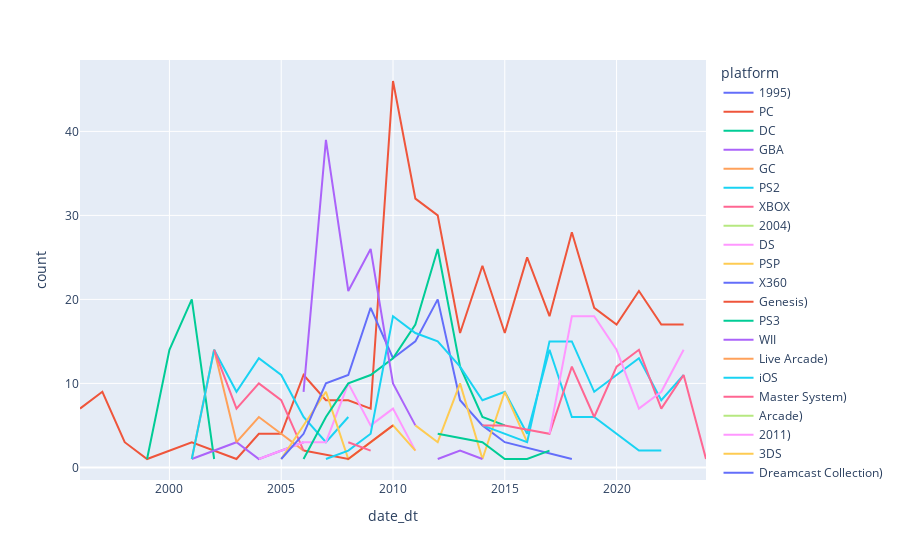

The notebook cell this image was saved under:
### Code cell
px.line(df.groupby(by=[df['date_dt'].dt.year, df['platform']]).size().to_frame().reset_index().rename(columns={0:'count'}), x='date_dt', y='count', color='platform')

### Figure 1 — Plotly figure (JSON) as saved in the notebook; plotly's stock layout.template omitted (floating-point values rounded to 4 significant figures)
{"data": [{"hovertemplate": "platform=1995)<br>date_dt=%{x}<br>count=%{y}<extra></extra>", "legendgroup": "1995)", "line": {"color": "#636efa", "dash": "solid"}, "marker": {"symbol": "circle"}, "mode": "lines", "name": "1995)", "orientation": "v", "showlegend": true, "type": "scatter", "x": [1996], "xaxis": "x", "y": [1], "yaxis": "y"}, {"hovertemplate": "platform=PC<br>date_dt=%{x}<br>count=%{y}<extra></extra>", "legendgroup": "PC", "line": {"color": "#EF553B", "dash": "solid"}, "marker": {"symbol": "circle"}, "mode": "lines", "name": "PC", "orientation": "v", "showlegend": true, "type": "scatter", "x": [1996, 1997, 1998, 1999, 2001, 2003, 2004, 2005, 2006, 2007, 2008, 2009, 2010, 2011, 2012, 2013, 2014, 2015, 2016, 2017, 2018, 2019, 2020, 2021, 2022, 2023], "xaxis": "x", "y": [7, 9, 3, 1, 3, 1, 4, 4, 11, 8, 8, 7, 46, 32, 30, 16, 24, 16, 25, 18, 28, 19, 17, 21, 17, 17], "yaxis": "y"}, {"hovertemplate": "platform=DC<br>date_dt=%{x}<br>count=%{y}<extra></extra>", "legendgroup": "DC", "line": {"color": "#00cc96", "dash": "solid"}, "marker": {"symbol": "circle"}, "mode": "lines", "name": "DC", "orientation": "v", "showlegend": true, "type": "scatter", "x": [1999, 2000, 2001, 2002], "xaxis": "x", "y": [1, 14, 20, 1], "yaxis": "y"}, {"hovertemplate": "platform=GBA<br>date_dt=%{x}<br>count=%{y}<extra></extra>", "legendgroup": "GBA", "line": {"color": "#ab63fa", "dash": "solid"}, "marker": {"symbol": "circle"}, "mode": "lines", "name": "GBA", "orientation": "v", "showlegend": true, "type": "scatter", "x": [2001, 2002, 2003, 2004, 2005, 2006], "xaxis": "x", "y": [1, 2, 3, 1, 2, 3], "yaxis": "y"}, {"hovertemplate": "platform=GC<br>date_dt=%{x}<br>count=%{y}<extra></extra>", "legendgroup": "GC", "line": {"color": "#FFA15A", "dash": "solid"}, "marker": {"symbol": "circle"}, "mode": "lines", "name": "GC", "orientation": "v", "showlegend": true, "type": "scatter", "x": [2001, 2002, 2003, 2004, 2005, 2006], "xaxis": "x", "y": [1, 14, 3, 6, 4, 2], "yaxis": "y"}, {"hovertemplate": "platform=PS2<br>date_dt=%{x}<br>count=%{y}<extra></extra>", "legendgroup": "PS2", "line": {"color": "#19d3f3", "dash": "solid"}, "marker": {"symbol": "circle"}, "mode": "lines", "name": "PS2", "orientation": "v", "showlegend": true, "type": "scatter", "x": [2001, 2002, 2003, 2004, 2005, 2006, 2007, 2008], "xaxis": "x", "y": [1, 14, 9, 13, 11, 6, 3, 6], "yaxis": "y"}, {"hovertemplate": "platform=XBOX<br>date_dt=%{x}<br>count=%{y}<extra></extra>", "legendgroup": "XBOX", "line": {"color": "#FF6692", "dash": "solid"}, "marker": {"symbol": "circle"}, "mode": "lines", "name": "XBOX", "orientation": "v", "showlegend": true, "type": "scatter", "x": [2002, 2003, 2004, 2005, 2006], "xaxis": "x", "y": [14, 7, 10, 8, 2], "yaxis": "y"}, {"hovertemplate": "platform=2004)<br>date_dt=%{x}<br>count=%{y}<extra></extra>", "legendgroup": "2004)", "line": {"color": "#B6E880", "dash": "solid"}, "marker": {"symbol": "circle"}, "mode": "lines", "name": "2004)", "orientation": "v", "showlegend": true, "type": "scatter", "x": [2004], "xaxis": "x", "y": [1], "yaxis": "y"}, {"hovertemplate": "platform=DS<br>date_dt=%{x}<br>count=%{y}<extra></extra>", "legendgroup": "DS", "line": {"color": "#FF97FF", "dash": "solid"}, "marker": {"symbol": "circle"}, "mode": "lines", "name": "DS", "orientation": "v", "showlegend": true, "type": "scatter", "x": [2004, 2005, 2006, 2007, 2008, 2009, 2010, 2011], "xaxis": "x", "y": [1, 2, 3, 3, 10, 5, 7, 2], "yaxis": "y"}, {"hovertemplate": "platform=PSP<br>date_dt=%{x}<br>count=%{y}<extra></extra>", "legendgroup": "PSP", "line": {"color": "#FECB52", "dash": "solid"}, "marker": {"symbol": "circle"}, "mode": "lines", "name": "PSP", "orientation": "v", "showlegend": true, "type": "scatter", "x": [2005, 2006, 2007, 2008, 2009, 2010, 2011], "xaxis": "x", "y": [1, 5, 9, 1, 3, 5, 2], "yaxis": "y"}, {"hovertemplate": "platform=X360<br>date_dt=%{x}<br>count=%{y}<extra></extra>", "legendgroup": "X360", "line": {"color": "#636efa", "dash": "solid"}, "marker": {"symbol": "circle"}, "mode": "lines", "name": "X360", "orientation": "v", "showlegend": true, "type": "scatter", "x": [2005, 2006, 2007, 2008, 2009, 2010, 2011, 2012, 2013, 2014, 2015, 2018], "xaxis": "x", "y": [1, 4, 10, 11, 19, 13, 15, 20, 8, 5, 3, 1], "yaxis": "y"}, {"hovertemplate": "platform=Genesis)<br>date_dt=%{x}<br>count=%{y}<extra></extra>", "legendgroup": "Genesis)", "line": {"color": "#EF553B", "dash": "solid"}, "marker": {"symbol": "circle"}, "mode": "lines", "name": "Genesis)", "orientation": "v", "showlegend": true, "type": "scatter", "x": [2006, 2008, 2010], "xaxis": "x", "y": [2, 1, 5], "yaxis": "y"}, {"hovertemplate": "platform=PS3<br>date_dt=%{x}<br>count=%{y}<extra></extra>", "legendgroup": "PS3", "line": {"color": "#00cc96", "dash": "solid"}, "marker": {"symbol": "circle"}, "mode": "lines", "name": "PS3", "orientation": "v", "showlegend": true, "type": "scatter", "x": [2006, 2007, 2008, 2009, 2010, 2011, 2012, 2013, 2014, 2015], "xaxis": "x", "y": [1, 6, 10, 11, 13, 17, 26, 12, 6, 5], "yaxis": "y"}, {"hovertemplate": "platform=WII<br>date_dt=%{x}<br>count=%{y}<extra></extra>", "legendgroup": "WII", "line": {"color": "#ab63fa", "dash": "solid"}, "marker": {"symbol": "circle"}, "mode": "lines", "name": "WII", "orientation": "v", "showlegend": true, "type": "scatter", "x": [2006, 2007, 2008, 2009, 2010, 2011], "xaxis": "x", "y": [9, 39, 21, 26, 10, 5], "yaxis": "y"}, {"hovertemplate": "platform=Live Arcade)<br>date_dt=%{x}<br>count=%{y}<extra></extra>", "legendgroup": "Live Arcade)", "line": {"color": "#FFA15A", "dash": "solid"}, "marker": {"symbol": "circle"}, "mode": "lines", "name": "Live Arcade)", "orientation": "v", "showlegend": true, "type": "scatter", "x": [2007], "xaxis": "x", "y": [1], "yaxis": "y"}, {"hovertemplate": "platform=iOS<br>date_dt=%{x}<br>count=%{y}<extra></extra>", "legendgroup": "iOS", "line": {"color": "#19d3f3", "dash": "solid"}, "marker": {"symbol": "circle"}, "mode": "lines", "name": "iOS", "orientation": "v", "showlegend": true, "type": "scatter", "x": [2007, 2008, 2009, 2010, 2011, 2012, 2013, 2014, 2015, 2016, 2017, 2018, 2019, 2020, 2021, 2022], "xaxis": "x", "y": [1, 2, 4, 18, 16, 15, 12, 8, 9, 4, 14, 6, 6, 4, 2, 2], "yaxis": "y"}, {"hovertemplate": "platform=Master System)<br>date_dt=%{x}<br>count=%{y}<extra></extra>", "legendgroup": "Master System)", "line": {"color": "#FF6692", "dash": "solid"}, "marker": {"symbol": "circle"}, "mode": "lines", "name": "Master System)", "orientation": "v", "showlegend": true, "type": "scatter", "x": [2008, 2009], "xaxis": "x", "y": [3, 2], "yaxis": "y"}, {"hovertemplate": "platform=Arcade)<br>date_dt=%{x}<br>count=%{y}<extra></extra>", "legendgroup": "Arcade)", "line": {"color": "#B6E880", "dash": "solid"}, "marker": {"symbol": "circle"}, "mode": "lines", "name": "Arcade)", "orientation": "v", "showlegend": true, "type": "scatter", "x": [2009], "xaxis": "x", "y": [3], "yaxis": "y"}, {"hovertemplate": "platform=2011)<br>date_dt=%{x}<br>count=%{y}<extra></extra>", "legendgroup": "2011)", "line": {"color": "#FF97FF", "dash": "solid"}, "marker": {"symbol": "circle"}, "mode": "lines", "name": "2011)", "orientation": "v", "showlegend": true, "type": "scatter", "x": [2011], "xaxis": "x", "y": [1], "yaxis": "y"}, {"hovertemplate": "platform=3DS<br>date_dt=%{x}<br>count=%{y}<extra></extra>", "legendgroup": "3DS", "line": {"color": "#FECB52", "dash": "solid"}, "marker": {"symbol": "circle"}, "mode": "lines", "name": "3DS", "orientation": "v", "showlegend": true, "type": "scatter", "x": [2011, 2012, 2013, 2014, 2015, 2016], "xaxis": "x", "y": [5, 3, 10, 1, 9, 3], "yaxis": "y"}, {"hovertemplate": "platform=Dreamcast Collection)<br>date_dt=%{x}<br>count=%{y}<extra></extra>", "legendgroup": "Dreamcast Collection)", "line": {"color": "#636efa", "dash": "solid"}, "marker": {"symbol": "circle"}, "mode": "lines", "name": "Dreamcast Collection)", "orientation": "v", "showlegend": true, "type": "scatter", "x": [2011], "xaxis": "x", "y": [2], "yaxis": "y"}, {"hovertemplate": "platform=PSN)<br>date_dt=%{x}<br>count=%{y}<extra></extra>", "legendgroup": "PSN)", "line": {"color": "#EF553B", "dash": "solid"}, "marker": {"symbol": "circle"}, "mode": "lines", "name": "PSN)", "orientation": "v", "showlegend": true, "type": "scatter", "x": [2011], "xaxis": "x", "y": [1], "yaxis": "y"}, {"hovertemplate": "platform=VITA<br>date_dt=%{x}<br>count=%{y}<extra></extra>", "legendgroup": "VITA", "line": {"color": "#00cc96", "dash": "solid"}, "marker": {"symbol": "circle"}, "mode": "lines", "name": "VITA", "orientation": "v", "showlegend": true, "type": "scatter", "x": [2012, 2014, 2015, 2016, 2017], "xaxis": "x", "y": [4, 3, 1, 1, 2], "yaxis": "y"}, {"hovertemplate": "platform=WIIU<br>date_dt=%{x}<br>count=%{y}<extra></extra>", "legendgroup": "WIIU", "line": {"color": "#ab63fa", "dash": "solid"}, "marker": {"symbol": "circle"}, "mode": "lines", "name": "WIIU", "orientation": "v", "showlegend": true, "type": "scatter", "x": [2012, 2013, 2014], "xaxis": "x", "y": [1, 2, 1], "yaxis": "y"}, {"hovertemplate": "platform=2013)<br>date_dt=%{x}<br>count=%{y}<extra></extra>", "legendgroup": "2013)", "line": {"color": "#FFA15A", "dash": "solid"}, "marker": {"symbol": "circle"}, "mode": "lines", "name": "2013)", "orientation": "v", "showlegend": true, "type": "scatter", "x": [2013], "xaxis": "x", "y": [1], "yaxis": "y"}, {"hovertemplate": "platform=PS4<br>date_dt=%{x}<br>count=%{y}<extra></extra>", "legendgroup": "PS4", "line": {"color": "#19d3f3", "dash": "solid"}, "marker": {"symbol": "circle"}, "mode": "lines", "name": "PS4", "orientation": "v", "showlegend": true, "type": "scatter", "x": [2014, 2015, 2016, 2017, 2018, 2019, 2020, 2021, 2022, 2023], "xaxis": "x", "y": [5, 4, 3, 15, 15, 9, 11, 13, 8, 11], "yaxis": "y"}, {"hovertemplate": "platform=XONE<br>date_dt=%{x}<br>count=%{y}<extra></extra>", "legendgroup": "XONE", "line": {"color": "#FF6692", "dash": "solid"}, "marker": {"symbol": "circle"}, "mode": "lines", "name": "XONE", "orientation": "v", "showlegend": true, "type": "scatter", "x": [2014, 2015, 2017, 2018, 2019, 2020, 2021, 2022, 2023, 2024], "xaxis": "x", "y": [5, 5, 4, 12, 6, 12, 14, 7, 11, 1], "yaxis": "y"}, {"hovertemplate": "platform=Creative Assembly)<br>date_dt=%{x}<br>count=%{y}<extra></extra>", "legendgroup": "Creative Assembly)", "line": {"color": "#B6E880", "dash": "solid"}, "marker": {"symbol": "circle"}, "mode": "lines", "name": "Creative Assembly)", "orientation": "v", "showlegend": true, "type": "scatter", "x": [2016], "xaxis": "x", "y": [1], "yaxis": "y"}, {"hovertemplate": "platform=Switch<br>date_dt=%{x}<br>count=%{y}<extra></extra>", "legendgroup": "Switch", "line": {"color": "#FF97FF", "dash": "solid"}, "marker": {"symbol": "circle"}, "mode": "lines", "name": "Switch", "orientation": "v", "showlegend": true, "type": "scatter", "x": [2017, 2018, 2019, 2020, 2021, 2022, 2023], "xaxis": "x", "y": [4, 18, 18, 14, 7, 9, 14], "yaxis": "y"}], "layout": {"legend": {"title": {"text": "platform"}, "tracegroupgap": 0}, "margin": {"t": 60}, "xaxis": {"anchor": "y", "domain": [0, 1], "title": {"text": "date_dt"}}, "yaxis": {"anchor": "x", "domain": [0, 1], "title": {"text": "count"}}}}
